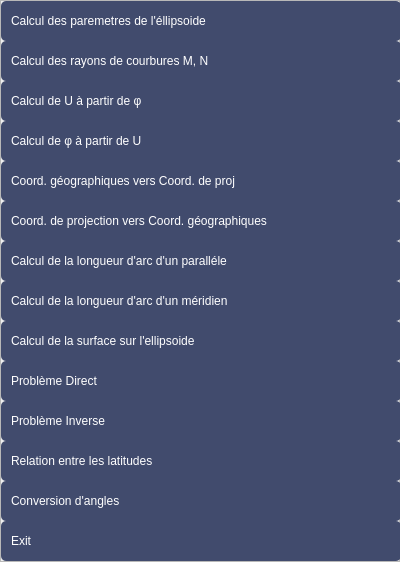
        <widget class="QFrame" name="menu_frame">
         <property name="enabled">
          <bool>true</bool>
         </property>
         <property name="sizePolicy">
          <sizepolicy hsizetype="Preferred" vsizetype="Preferred">
           <horstretch>0</horstretch>
           <verstretch>0</verstretch>
          </sizepolicy>
         </property>
         <property name="minimumSize">
          <size>
           <width>400</width>
           <height>0</height>
          </size>
         </property>
         <property name="maximumSize">
          <size>
           <width>400</width>
           <height>16777215</height>
          </size>
         </property>
         <property name="styleSheet">
          <string notr="true">#menu_frame {

    background  :    #414b6d  ;  }

#btn1, #btn2, #btn3, #btn4, #btn5, #btn6, #btn7, #btn8, #btn9, #btn10, #btn11, #btn12, #btn13, #btn14, #btn15 {
	color :    rgb(255, 255, 255)  ;
    font: 700 italic 11pt &quot;Arial&quot;;
    text-align: left;
    background  :   #414b6d  ;

    border-radius: 5px;
    padding: 5px 10px;
}

#btn3:hover, #btn2:hover, #btn1:hover, #btn4:hover, #btn5:hover, #btn6:hover, #btn7:hover, #btn8:hover, #btn9:hover, #btn10:hover , #btn10:hover , #btn11:hover, #btn12:hover, #btn13:hover, #btn14:hover , #btn15:hover{
    background-color:     #f59694  ;
}

</string>
         </property>
         <property name="frameShape">
          <enum>QFrame::StyledPanel</enum>
         </property>
         <property name="frameShadow">
          <enum>QFrame::Raised</enum>
         </property>
         <layout class="QVBoxLayout" name="verticalLayout_2">
          <property name="spacing">
           <number>0</number>
          </property>
          <property name="leftMargin">
           <number>0</number>
          </property>
          <property name="topMargin">
           <number>0</number>
          </property>
          <property name="rightMargin">
           <number>0</number>
          </property>
          <property name="bottomMargin">
           <number>0</number>
          </property>
          <item alignment="Qt::AlignTop">
           <widget class="QFrame" name="frame">
            <property name="sizePolicy">
             <sizepolicy hsizetype="Preferred" vsizetype="Preferred">
              <horstretch>0</horstretch>
              <verstretch>0</verstretch>
             </sizepolicy>
            </property>
            <property name="minimumSize">
             <size>
              <width>400</width>
              <height>0</height>
             </size>
            </property>
            <property name="maximumSize">
             <size>
              <width>400</width>
              <height>16777215</height>
             </size>
            </property>
            <property name="frameShape">
             <enum>QFrame::NoFrame</enum>
            </property>
            <property name="frameShadow">
             <enum>QFrame::Raised</enum>
            </property>
            <layout class="QVBoxLayout" name="verticalLayout_3">
             <property name="spacing">
              <number>0</number>
             </property>
             <property name="leftMargin">
              <number>0</number>
             </property>
             <property name="topMargin">
              <number>0</number>
             </property>
             <property name="rightMargin">
              <number>0</number>
             </property>
             <property name="bottomMargin">
              <number>0</number>
             </property>
             <item>
              <widget class="QPushButton" name="btn1">
               <property name="sizePolicy">
                <sizepolicy hsizetype="Expanding" vsizetype="Fixed">
                 <horstretch>0</horstretch>
                 <verstretch>0</verstretch>
                </sizepolicy>
               </property>
               <property name="minimumSize">
                <size>
                 <width>400</width>
                 <height>40</height>
                </size>
               </property>
               <property name="maximumSize">
                <size>
                 <width>400</width>
                 <height>40</height>
                </size>
               </property>
               <property name="text">
                <string>Calcul des paremetres de l'éllipsoide</string>
               </property>
              </widget>
             </item>
             <item>
              <widget class="QPushButton" name="btn2">
               <property name="sizePolicy">
                <sizepolicy hsizetype="Expanding" vsizetype="Fixed">
                 <horstretch>0</horstretch>
                 <verstretch>0</verstretch>
                </sizepolicy>
               </property>
               <property name="minimumSize">
                <size>
                 <width>400</width>
                 <height>40</height>
                </size>
               </property>
               <property name="maximumSize">
                <size>
                 <width>400</width>
                 <height>40</height>
                </size>
               </property>
               <property name="text">
                <string>Calcul des rayons de courbures M, N</string>
               </property>
              </widget>
             </item>
             <item>
              <widget class="QPushButton" name="btn3">
               <property name="sizePolicy">
                <sizepolicy hsizetype="Expanding" vsizetype="Fixed">
                 <horstretch>0</horstretch>
                 <verstretch>0</verstretch>
                </sizepolicy>
               </property>
               <property name="minimumSize">
                <size>
                 <width>0</width>
                 <height>40</height>
                </size>
               </property>
               <property name="text">
                <string>Calcul de U à partir de φ</string>
               </property>
              </widget>
             </item>
             <item>
              <widget class="QPushButton" name="btn4">
               <property name="sizePolicy">
                <sizepolicy hsizetype="Expanding" vsizetype="Fixed">
                 <horstretch>0</horstretch>
                 <verstretch>0</verstretch>
                </sizepolicy>
               </property>
               <property name="minimumSize">
                <size>
                 <width>0</width>
                 <height>40</height>
                </size>
               </property>
               <property name="text">
                <string>Calcul de φ à partir de U</string>
               </property>
              </widget>
             </item>
             <item>
              <widget class="QPushButton" name="btn5">
               <property name="sizePolicy">
                <sizepolicy hsizetype="Expanding" vsizetype="Fixed">
                 <horstretch>0</horstretch>
                 <verstretch>0</verstretch>
                </sizepolicy>
               </property>
               <property name="minimumSize">
                <size>
                 <width>400</width>
                 <height>40</height>
                </size>
               </property>
               <property name="maximumSize">
                <size>
                 <width>400</width>
                 <height>40</height>
                </size>
               </property>
               <property name="text">
                <string>Coord. géographiques vers Coord. de proj</string>
               </property>
              </widget>
             </item>
             <item>
              <widget class="QPushButton" name="btn6">
               <property name="sizePolicy">
                <sizepolicy hsizetype="Expanding" vsizetype="Fixed">
                 <horstretch>0</horstretch>
                 <verstretch>0</verstretch>
                </sizepolicy>
               </property>
               <property name="minimumSize">
                <size>
                 <width>400</width>
                 <height>40</height>
                </size>
               </property>
               <property name="maximumSize">
                <size>
                 <width>400</width>
                 <height>40</height>
                </size>
               </property>
               <property name="acceptDrops">
                <bool>false</bool>
               </property>
               <property name="autoFillBackground">
                <bool>false</bool>
               </property>
               <property name="text">
                <string>Coord. de projection vers Coord. géographiques</string>
               </property>
               <property name="autoRepeat">
                <bool>false</bool>
               </property>
               <property name="autoExclusive">
                <bool>false</bool>
               </property>
              </widget>
             </item>
             <item>
              <widget class="QPushButton" name="btn8">
               <property name="sizePolicy">
                <sizepolicy hsizetype="Expanding" vsizetype="Fixed">
                 <horstretch>0</horstretch>
                 <verstretch>0</verstretch>
                </sizepolicy>
               </property>
               <property name="minimumSize">
                <size>
                 <width>400</width>
                 <height>40</height>
                </size>
               </property>
               <property name="maximumSize">
                <size>
                 <width>400</width>
                 <height>40</height>
                </size>
               </property>
               <property name="acceptDrops">
                <bool>false</bool>
               </property>
               <property name="autoFillBackground">
                <bool>false</bool>
               </property>
               <property name="text">
                <string>Calcul de la longueur d'arc d'un paralléle</string>
               </property>
               <property name="autoRepeat">
                <bool>false</bool>
               </property>
               <property name="autoExclusive">
                <bool>false</bool>
               </property>
              </widget>
             </item>
             <item>
              <widget class="QPushButton" name="btn9">
               <property name="sizePolicy">
                <sizepolicy hsizetype="Expanding" vsizetype="Fixed">
                 <horstretch>0</horstretch>
                 <verstretch>0</verstretch>
                </sizepolicy>
               </property>
               <property name="minimumSize">
                <size>
                 <width>400</width>
                 <height>40</height>
                </size>
               </property>
               <property name="maximumSize">
                <size>
                 <width>400</width>
                 <height>40</height>
                </size>
               </property>
               <property name="acceptDrops">
                <bool>false</bool>
               </property>
               <property name="autoFillBackground">
                <bool>false</bool>
               </property>
               <property name="text">
                <string>Calcul de la longueur d'arc d'un méridien</string>
               </property>
               <property name="autoRepeat">
                <bool>false</bool>
               </property>
               <property name="autoExclusive">
                <bool>false</bool>
               </property>
              </widget>
             </item>
             <item>
              <widget class="QPushButton" name="btn10">
               <property name="sizePolicy">
                <sizepolicy hsizetype="Expanding" vsizetype="Fixed">
                 <horstretch>0</horstretch>
                 <verstretch>0</verstretch>
                </sizepolicy>
               </property>
               <property name="minimumSize">
                <size>
                 <width>400</width>
                 <height>40</height>
                </size>
               </property>
               <property name="maximumSize">
                <size>
                 <width>400</width>
                 <height>40</height>
                </size>
               </property>
               <property name="acceptDrops">
                <bool>false</bool>
               </property>
               <property name="autoFillBackground">
                <bool>false</bool>
               </property>
               <property name="text">
                <string>Calcul de la surface sur l'ellipsoide</string>
               </property>
               <property name="autoRepeat">
                <bool>false</bool>
               </property>
               <property name="autoExclusive">
                <bool>false</bool>
               </property>
              </widget>
             </item>
             <item>
              <widget class="QPushButton" name="btn11">
               <property name="sizePolicy">
                <sizepolicy hsizetype="Expanding" vsizetype="Fixed">
                 <horstretch>0</horstretch>
                 <verstretch>0</verstretch>
                </sizepolicy>
               </property>
               <property name="minimumSize">
                <size>
                 <width>400</width>
                 <height>40</height>
                </size>
               </property>
               <property name="maximumSize">
                <size>
                 <width>400</width>
                 <height>40</height>
                </size>
               </property>
               <property name="acceptDrops">
                <bool>false</bool>
               </property>
               <property name="autoFillBackground">
                <bool>false</bool>
               </property>
               <property name="text">
                <string>Problème Direct</string>
               </property>
               <property name="autoRepeat">
                <bool>false</bool>
               </property>
               <property name="autoExclusive">
                <bool>false</bool>
               </property>
              </widget>
             </item>
             <item>
              <widget class="QPushButton" name="btn12">
               <property name="sizePolicy">
                <sizepolicy hsizetype="Expanding" vsizetype="Fixed">
                 <horstretch>0</horstretch>
                 <verstretch>0</verstretch>
                </sizepolicy>
               </property>
               <property name="minimumSize">
                <size>
                 <width>400</width>
                 <height>40</height>
                </size>
               </property>
               <property name="maximumSize">
                <size>
                 <width>400</width>
                 <height>40</height>
                </size>
               </property>
               <property name="acceptDrops">
                <bool>false</bool>
               </property>
               <property name="autoFillBackground">
                <bool>false</bool>
               </property>
               <property name="text">
                <string>Problème Inverse</string>
               </property>
               <property name="autoRepeat">
                <bool>false</bool>
               </property>
               <property name="autoExclusive">
                <bool>false</bool>
               </property>
              </widget>
             </item>
             <item>
              <widget class="QPushButton" name="btn13">
               <property name="sizePolicy">
                <sizepolicy hsizetype="Expanding" vsizetype="Fixed">
                 <horstretch>0</horstretch>
                 <verstretch>0</verstretch>
                </sizepolicy>
               </property>
               <property name="minimumSize">
                <size>
                 <width>400</width>
                 <height>40</height>
                </size>
               </property>
               <property name="maximumSize">
                <size>
                 <width>400</width>
                 <height>40</height>
                </size>
               </property>
               <property name="acceptDrops">
                <bool>false</bool>
               </property>
               <property name="autoFillBackground">
                <bool>false</bool>
               </property>
               <property name="text">
                <string>Relation entre les latitudes</string>
               </property>
               <property name="autoRepeat">
                <bool>false</bool>
               </property>
               <property name="autoExclusive">
                <bool>false</bool>
               </property>
              </widget>
             </item>
             <item>
              <widget class="QPushButton" name="btn15">
               <property name="sizePolicy">
                <sizepolicy hsizetype="Expanding" vsizetype="Fixed">
                 <horstretch>0</horstretch>
                 <verstretch>0</verstretch>
                </sizepolicy>
               </property>
               <property name="minimumSize">
                <size>
                 <width>400</width>
                 <height>40</height>
                </size>
               </property>
               <property name="maximumSize">
                <size>
                 <width>400</width>
                 <height>40</height>
                </size>
               </property>
               <property name="acceptDrops">
                <bool>false</bool>
               </property>
               <property name="autoFillBackground">
                <bool>false</bool>
               </property>
               <property name="text">
                <string>Conversion d'angles</string>
               </property>
               <property name="autoRepeat">
                <bool>false</bool>
               </property>
               <property name="autoExclusive">
                <bool>false</bool>
               </property>
              </widget>
             </item>
             <item>
              <widget class="QPushButton" name="btn7">
               <property name="sizePolicy">
                <sizepolicy hsizetype="Expanding" vsizetype="Fixed">
                 <horstretch>0</horstretch>
                 <verstretch>0</verstretch>
                </sizepolicy>
               </property>
               <property name="minimumSize">
                <size>
                 <width>0</width>
                 <height>40</height>
                </size>
               </property>
               <property name="text">
                <string>Exit</string>
               </property>
              </widget>
             </item>
            </layout>
           </widget>
          </item>
         </layout>
        </widget>
